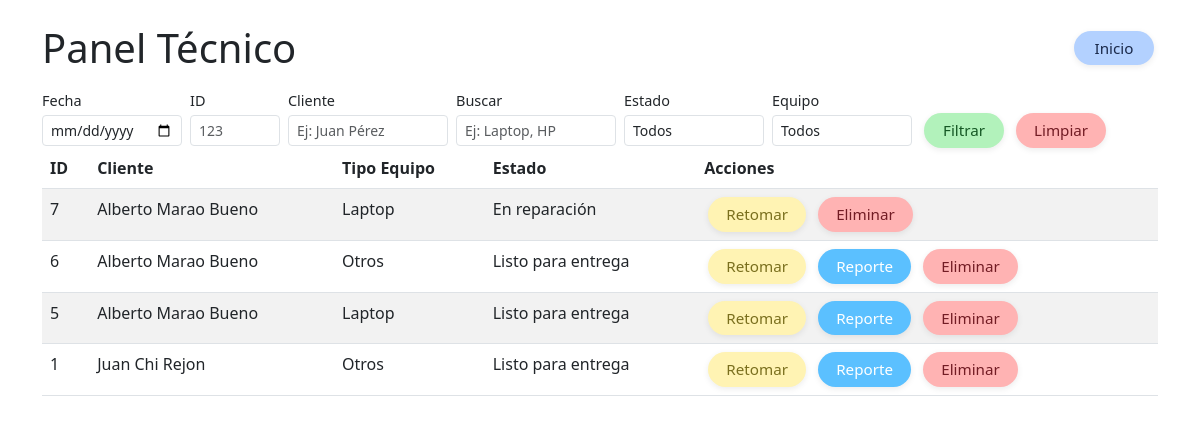
The app's page /tecnico/panel (signed in), older data.
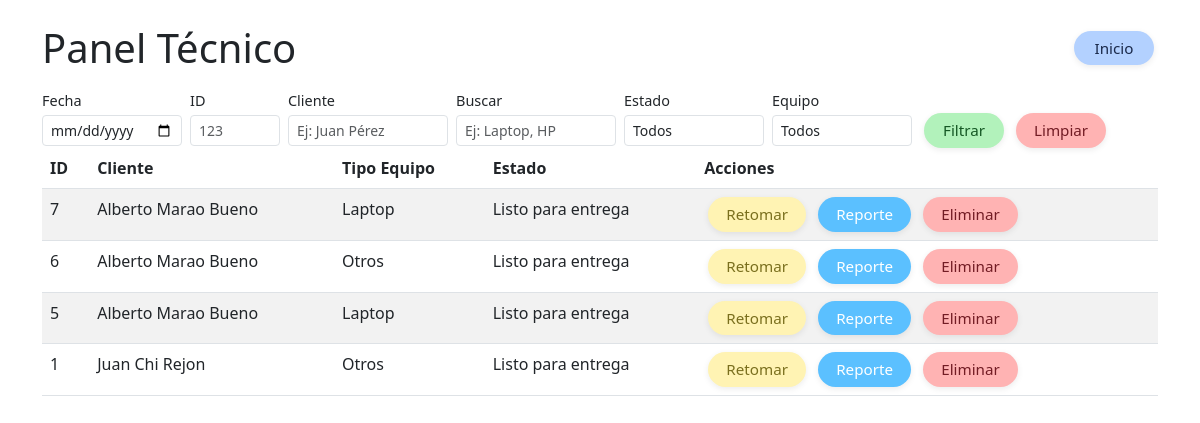
The same page, newer data.
### tables this page shows
CREATE TABLE servicios (
                    id INTEGER PRIMARY KEY AUTOINCREMENT,
                    nombre TEXT NOT NULL,
                    primer_apellido TEXT NOT NULL,
                    segundo_apellido TEXT NOT NULL,
                    telefono TEXT NOT NULL,
                    tipo_equipo TEXT NOT NULL,
                    marca TEXT NOT NULL,
                    modelo TEXT NOT NULL,
                    serie TEXT,
                    servicio TEXT,
                    accesorios TEXT,
                    estado TEXT DEFAULT 'En diagnóstico',
                    notas TEXT,
                    foto_inicial TEXT,
                    foto_servicio TEXT,
                    foto_final TEXT,
                    fecha_registro TEXT,
                    fecha_entrega TEXT,
                    tecnico_actual TEXT
                );

### modules/tecnico/routes.py (the view)
@tecnico_bp.route('/panel')
@login_required
def panel():
    fecha_registro = request.args.get('fecha_registro', '').strip()
    buscar = request.args.get('buscar', '').strip()
    estado = request.args.get('estado', '').strip()
    tipo_equipo = request.args.get('tipo_equipo', '').strip()
    id_servicio = request.args.get('id_servicio', '').strip()
    cliente = request.args.get('cliente', '').strip()
    query = "SELECT * FROM servicios WHERE 1=1"
    params = []
    if id_servicio:
        query += " AND id = ?"
        params.append(id_servicio)
    if cliente:
        query += " AND (nombre LIKE ? OR primer_apellido LIKE ? OR segundo_apellido LIKE ?)"
        cliente_param = f"%{cliente}%"
        params.extend([cliente_param]*3)
    if buscar:
        query += " AND (nombre LIKE ? OR primer_apellido LIKE ? OR segundo_apellido LIKE ? OR tipo_equipo LIKE ? OR marca LIKE ? OR modelo LIKE ? OR tecnico_actual LIKE ?)"
        buscar_param = f"%{buscar}%"
        params.extend([buscar_param]*7)
    if estado:
        query += " AND estado = ?"
        params.append(estado)
    if tipo_equipo and tipo_equipo != "":
        query += " AND tipo_equipo = ?"
        params.append(tipo_equipo)
    if fecha_registro:
        query += " AND date(fecha_registro) = ?"
        params.append(fecha_registro)
    query += " ORDER BY fecha_registro DESC"
    servicios = db.query(query, tuple(params))
    return render_template('panel.html', servicios=servicios)

### app.py (called while the page is built)
@login_manager.user_loader
def load_user(user_id):
    from db import DatabaseSingleton
    db = DatabaseSingleton()
    user_data = db.query("SELECT * FROM usuarios WHERE id = ? AND activo = 1", (user_id,))
    if user_data:
        from models import User
        return User(user_data[0]['id'], user_data[0]['nombre'], user_data[0]['usuario'], user_data[0]['rol'], user_data[0]['activo'])
    return None

### db.py (called while the page is built)
    def __new__(cls):
        if cls._instance is None:
            cls._instance = super().__new__(cls)
            cls._instance.conn = sqlite3.connect(Config.DATABASE_PATH, check_same_thread=False)
            cls._instance.conn.row_factory = sqlite3.Row
            cls._instance.init_db()
        return cls._instance

    def query(self, sql, params=()):
        cursor = self.conn.cursor()
        cursor.execute(sql, params)
        result = cursor.fetchall()
        cursor.close()
        return result

### templates/panel.html (shortened to what this page needs)
<!DOCTYPE html>
<html>
<head>
    <link href="https://cdn.jsdelivr.net/npm/bootstrap@5.3.0/dist/css/bootstrap.min.css" rel="stylesheet">
    <link rel="stylesheet" href="/static/css/global.css">
</head>
<body>
    <div class="container mt-4">
        <div class="d-flex justify-content-between align-items-center mb-3">
            <h1 class="mb-0">Panel Técnico</h1>
            <a href="{{ url_for('index') }}" class="btn-regresar inicio-top-right ms-3" title="Regresar">Inicio</a>
        </div>
    <form method="GET" class="d-flex align-items-center panel-filtros-form panel-filtros-grid">
            <div class="panel-filtros-col">
                <label for="fecha_registro" class="panel-filtros-label">Fecha</label>
                <input type="date" name="fecha_registro" id="fecha_registro" class="form-control form-control-sm panel-filtros-input-sm" value="{{ request.args.get('fecha_registro', '') }}">
            </div>
            <div class="panel-filtros-col">
                <label for="id_servicio" class="panel-filtros-label">ID</label>
                <input type="number" name="id_servicio" id="id_servicio" class="form-control form-control-sm panel-filtros-input-id" placeholder="123" value="{{ request.args.get('id_servicio', '') }}">
            </div>
            <div class="panel-filtros-col">
                <label for="cliente" class="panel-filtros-label">Cliente</label>
                <input type="text" name="cliente" id="cliente" class="form-control form-control-sm panel-filtros-input-wide" placeholder="Ej: Juan Pérez" value="{{ request.args.get('cliente', '') }}">
            </div>
            <div class="panel-filtros-col">
                <label for="buscar" class="panel-filtros-label">Buscar</label>
                <input type="text" name="buscar" id="buscar" class="form-control form-control-sm panel-filtros-input-wide" placeholder="Ej: Laptop, HP" value="{{ request.args.get('buscar', '') }}">
            </div>
            <div class="panel-filtros-col">
                <label for="estado" class="panel-filtros-label">Estado</label>
                <select name="estado" id="estado" class="form-control form-control-sm panel-filtros-input-sm">
                    <option value="">Todos</option>
                </select>
            </div>
            <div class="panel-filtros-col">
                <label for="tipo_equipo" class="panel-filtros-label">Equipo</label>
                <select name="tipo_equipo" id="tipo_equipo" class="form-control form-control-sm panel-filtros-input-sm">
                    <option value="">Todos</option>
                </select>
            </div>
            <div class="panel-filtros-col" style="justify-content:end; height:100%;">
                <label class="panel-filtros-label">&nbsp;</label>
                <div class="panel-filtros-btns">
                    <button type="submit" class="btn-aceptar btn-form-main panel-filtros-btn panel-filtros-btn-small">Filtrar</button>
                    <a href="{{ url_for('tecnico.panel') }}" class="btn-cancelar btn-form-main panel-filtros-btn panel-filtros-btn-small" title="Limpiar filtros">Limpiar</a>
                </div>
            </div>
        </form>
        <table class="table table-striped">
            <thead>
                <tr>
                    <th>ID</th>
                    <th>Cliente</th>
                    <th>Tipo Equipo</th>
                    <th>Estado</th>
                    <th>Acciones</th>
                </tr>
            </thead>
            <tbody>
                {% for servicio in servicios %}
                <tr>
                    <td>{{ servicio['id'] }}</td>
                    <td>{{ servicio['nombre'] }} {{ servicio['primer_apellido'] }} {{ servicio['segundo_apellido'] }}</td>
                    <td>{{ servicio['tipo_equipo'] }}</td>
                    <td>{{ servicio['estado'] }}</td>
                    <td>
                        <a href="{{ url_for('tecnico.editar', id=servicio['id']) }}" class="btn-panel-alt btn-sm" title="Editar">Retomar</a>
                        {% if servicio['estado'] == 'Listo para entrega' %}
                        <a href="{{ url_for('impresion.reporte', id=servicio['id']) }}" class="btn-reporte-final btn-sm" title="Reporte">Reporte</a>
                        {% endif %}
                        <form action="{{ url_for('tecnico.eliminar_servicio', id=servicio['id']) }}" method="POST" style="display: inline;" onsubmit="return confirm('¿Estás seguro de que deseas eliminar este servicio? Esta acción no se puede deshacer.');">
                            <button type="submit" class="btn-cancelar btn-sm" title="Eliminar Servicio">Eliminar</button>
                        </form>
                    </td>
                </tr>
                {% endfor %}
            </tbody>
        </table>
    </div>
</body>
</html>

### static/css/global.css (style rules this page uses)
.btn-reporte-final { background-color: #5bc0ff; color: #fff; border-radius: 30px; padding: 8px 32px; font-size: 1rem; font-weight: 500; box-shadow: 0 2px 6px rgba(0,0,0,0.08); text-align: center; text-decoration: none; border: none; transition: background 0.2s, box-shadow 0.2s; }
.inicio-top-right { margin-top: -16px; }
.panel-filtros-grid { gap: 8px; flex-wrap: wrap; }
.panel-filtros-col { display: flex; flex-direction: column; align-items: flex-start; }
.panel-filtros-input-sm { width: 140px; }
.panel-filtros-input-id { width: 90px; }
.panel-filtros-input-wide { width: 160px; }
.panel-filtros-btns { display: flex; gap: 4px; }
.panel-filtros-btn-small { padding: 4px 16px; font-size: 0.95em; min-width: 70px; }
.panel-filtros-form { font-size: 0.95rem; }
.panel-filtros-label { font-size: 0.95em; margin-bottom: 0.25em; }
.panel-filtros-btn { font-size: 0.95em; }
.btn-global, .btn-aceptar, .btn-cancelar, .btn-regresar, .btn-panel, .btn-panel-alt, .btn-accion-panel, .btn-retomar, .btn-reporte-final, .btn-form-main { border-radius: 30px; min-width: 80px; padding: 6px 18px; font-size: 0.95rem; font-weight: 500; display: inline-block; text-align: center; margin: 0 4px; box-shadow: 0 2px 6px rgba(0,0,0,0.08); border: none; transition: background 0.2s, box-shadow 0.2s; cursor: pointer; vertical-align: middle; text-decoration: none; }
.btn-aceptar { background: #b2f2bb; color: #155724; }
.btn-cancelar { background: #ffb3b3; color: #721c24; }
.btn-regresar { background: #b3d1ff; color: #1b2a4b; }
.btn-panel-alt { background: #fff3b3; color: #7a6f1e; }

Row changes from the older to the newer data that the page shows:
changed servicios id 7: estado "En reparación" → "Listo para entrega"; now shows "Reporte"
